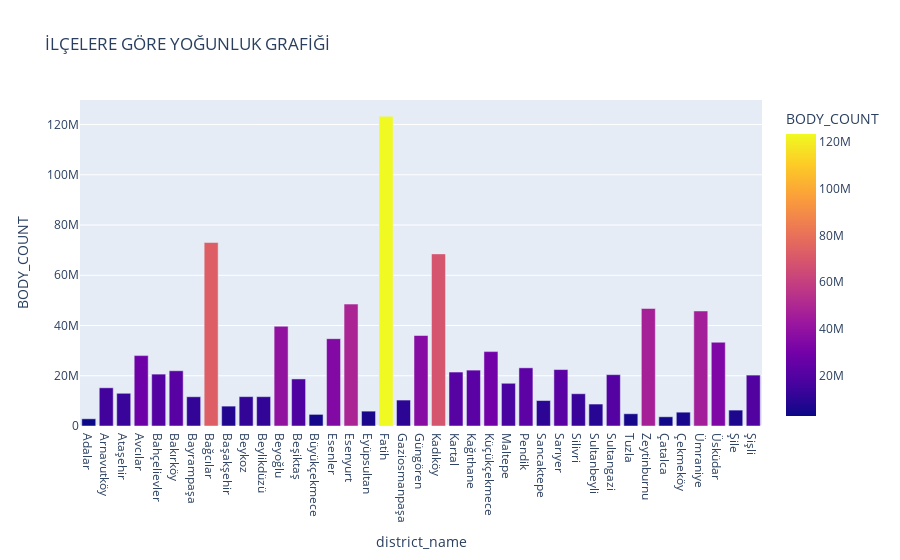

Notebook source saved alongside this figure:
### Code cell
dist_body_0 = cluster_0.groupby('district_name')['BODY_COUNT'].sum().reset_index()

fig = px.bar(dist_body_0, x='district_name', y='BODY_COUNT',color="BODY_COUNT",
            title= "İLÇELERE GÖRE YOĞUNLUK GRAFİĞİ")
fig.show()

### Figure 1 — Plotly figure (JSON) as saved in the notebook; plotly's stock layout.template omitted (floating-point values rounded to 4 significant figures)
{"data": [{"alignmentgroup": "True", "hovertemplate": "district_name=%{x}<br>BODY_COUNT=%{marker.color}<extra></extra>", "legendgroup": "", "marker": {"color": [2868000.0, 15210000.0, 13020000.0, 28030000.0, 20650000.0, 21990000.0, 11640000.0, 73040000.0, 7912000.0, 11690000.0, 11680000.0, 39720000.0, 18730000.0, 4621000.0, 34760000.0, 48530000.0, 5918000.0, 123300000.0, 10330000.0, 36030000.0, 68520000.0, 21480000.0, 22250000.0, 29620000.0, 17010000.0, 23160000.0, 10140000.0, 22470000.0, 12850000.0, 8737000.0, 20440000.0, 4878000.0, 46790000.0, 3670000.0, 5500000.0, 45790000.0, 33340000.0, 6331000.0, 20270000.0], "coloraxis": "coloraxis", "pattern": {"shape": ""}}, "name": "", "offsetgroup": "", "orientation": "v", "showlegend": false, "textposition": "auto", "type": "bar", "x": ["Adalar", "Arnavutköy", "Ataşehir", "Avcılar", "Bahçelievler", "Bakırköy", "Bayrampaşa", "Bağcılar", "Başakşehir", "Beykoz", "Beylikdüzü", "Beyoğlu", "Beşiktaş", "Büyükçekmece", "Esenler", "Esenyurt", "Eyüpsultan", "Fatih", "Gaziosmanpaşa", "Güngören", "Kadıköy", "Kartal", "Kağıthane", "Küçükçekmece", "Maltepe", "Pendik", "Sancaktepe", "Sarıyer", "Silivri", "Sultanbeyli", "Sultangazi", "Tuzla", "Zeytinburnu", "Çatalca", "Çekmeköy", "Ümraniye", "Üsküdar", "Şile", "Şişli"], "xaxis": "x", "y": [2868000.0, 15210000.0, 13020000.0, 28030000.0, 20650000.0, 21990000.0, 11640000.0, 73040000.0, 7912000.0, 11690000.0, 11680000.0, 39720000.0, 18730000.0, 4621000.0, 34760000.0, 48530000.0, 5918000.0, 123300000.0, 10330000.0, 36030000.0, 68520000.0, 21480000.0, 22250000.0, 29620000.0, 17010000.0, 23160000.0, 10140000.0, 22470000.0, 12850000.0, 8737000.0, 20440000.0, 4878000.0, 46790000.0, 3670000.0, 5500000.0, 45790000.0, 33340000.0, 6331000.0, 20270000.0], "yaxis": "y"}], "layout": {"autosize": true, "barmode": "relative", "coloraxis": {"colorbar": {"title": {"text": "BODY_COUNT"}}, "colorscale": [[0, "#0d0887"], [0.1111, "#46039f"], [0.2222, "#7201a8"], [0.3333, "#9c179e"], [0.4444, "#bd3786"], [0.5556, "#d8576b"], [0.6667, "#ed7953"], [0.7778, "#fb9f3a"], [0.8889, "#fdca26"], [1, "#f0f921"]]}, "legend": {"tracegroupgap": 0}, "title": {"text": "İLÇELERE GÖRE YOĞUNLUK GRAFİĞİ"}, "xaxis": {"anchor": "y", "autorange": true, "domain": [0, 1], "range": [-0.5, 38.5], "title": {"text": "district_name"}, "type": "category"}, "yaxis": {"anchor": "x", "autorange": true, "domain": [0, 1], "range": [0, 129800000.0], "title": {"text": "BODY_COUNT"}, "type": "linear"}}}
